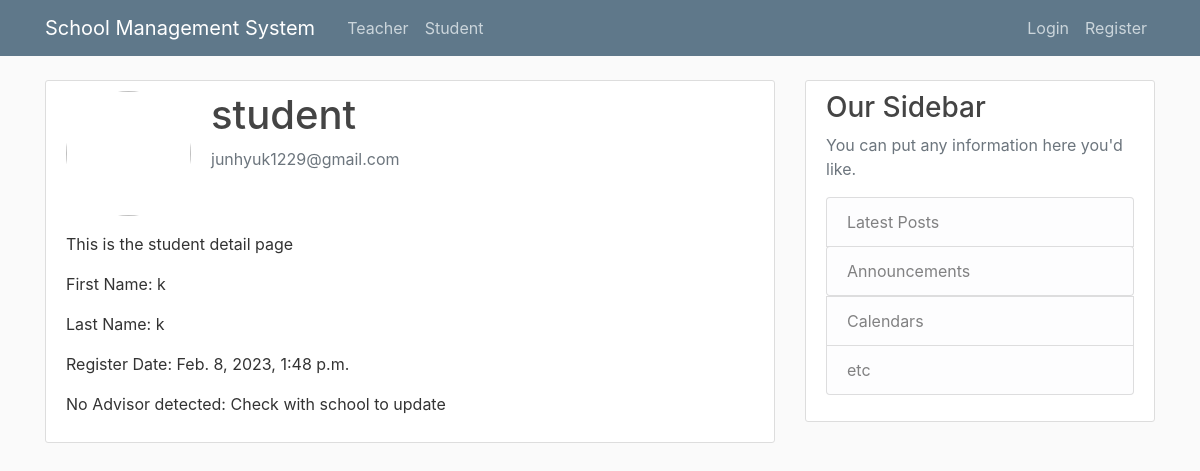
The app's page /school/student/8 with its own data.
### school/models.py (models this page shows, shortened)
class Student(models.Model):
    student_user = models.OneToOneField(
        SchoolUser,
        on_delete=models.CASCADE,
        null=False,
        help_text="Student user",
    )
    advisor_teacher = models.ForeignKey(
        Teacher,
        on_delete=models.SET_NULL,
        null=True,
        blank=True,
        help_text="Teacher that advises the student",
    )

class SchoolUser(models.Model):
    class TypeTeacherStudent(models.TextChoices):
        STUDENT = 'S', ("Student")
        TEACHER = 'T', ("Teacher")
        ADMIN = 'A', ("Admin")
        UNDETERMINED = 'U', ("Undetermined")
    site_user = models.OneToOneField(
        User,
        on_delete=models.CASCADE,
        null=False,
        help_text="User of school website",
    )
    type_user = models.CharField(
        max_length=1,
        choices=TypeTeacherStudent.choices,
        default=TypeTeacherStudent.STUDENT,
        help_text="Type of user(Teacher, Student, Admin, Undetermined)",
    )

### users/models.py (models this page shows, shortened)
class User(AbstractUser):
    def __str__(self):
        return f"{self.username}"

### school/views.py (the view)
# urls.py: path('student/<int:pk>', views.StudentDetailView.as_view(), name='student_detail'),
class StudentDetailView(generic.DetailView):
    model = Student
    template_name = 'school/student_detail.html'
    context_object_name = 'student'
    def get_context_data(self, **kwargs):
        context = super(StudentDetailView, self).get_context_data(**kwargs)
        get_context_schooluser(self.request.user, context)
        return context

### school/templates/school/student_detail.html
{% extends "base_generic.html" %}
{% block content %}
    <div class="content-section">
        <div class="media">
            <img class="rounded-circle account-img" src="{{ user.user_profile.image.url }}">
            <div class="media-body">
              <h2 class="account-heading">{{ student.student_user.site_user.username }}</h2>
              <p class="text-secondary">{{ student.student_user.site_user.email }}</p>
            </div>
          </div>
        <p>This is the student detail page</p>
        <p>First Name: {{ student.student_user.site_user.first_name }}</p>
        <p>Last Name: {{ student.student_user.site_user.last_name }}</p>
        <p>Register Date: {{ student.student_user.site_user.date_joined }}</p>
        {% if student.advisor_teacher %}
            <p>Advisor: <a href="{% url 'school:teacher_detail' student.advisor_teacher.id %}">{{ student.advisor_teacher.teacher_user.username }}</a></p>
        {% else %}
            <p>No Advisor detected: Check with school to update</p>
        {% endif %}
    </div>
{% endblock %}

### school/static/css/main.css (style rules this page uses)
body { background: #fafafa; color: #333333; margin-top: 5rem; }
h1, h2, h3, h4, h5, h6 { color: #444444; }
.content-section { background: #ffffff; padding: 10px 20px; border: 1px solid #dddddd; border-radius: 3px; margin-bottom: 20px; }
.account-img { height: 125px; width: 125px; margin-right: 20px; margin-bottom: 16px; }
.account-heading { font-size: 2.5rem; }

### records on screen
Student: student_user.site_user.username "student", student_user.site_user.email "junhyuk1229@gmail.com", student_user.site_user.first_name "k", student_user.site_user.last_name "k", student_user.site_user.date_joined "Feb. 8, 2023, 1:48 p.m."
